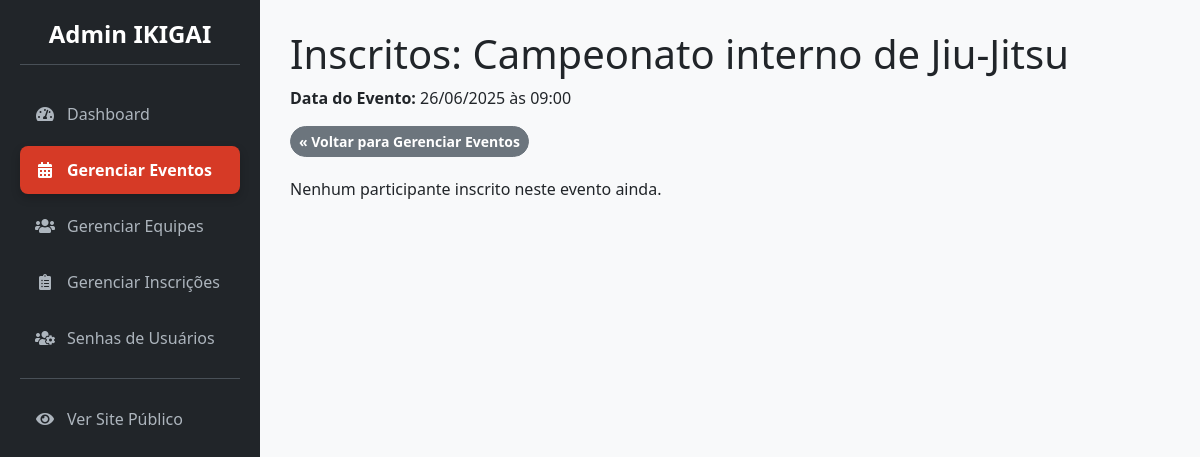
/admin/eventos/2/inscricoes (signed in), run on the app's committed database.
### app/models.py (models this page shows, shortened)
class Evento(db.Model):
    __tablename__ = 'eventos'
    id = db.Column(db.Integer, primary_key=True)
    nome_evento = db.Column(db.String(200), nullable=False)
    data_hora_evento = db.Column(db.DateTime, nullable=False)
    palestrante = db.Column(db.String(100))
    imagem_palestrante = db.Column(db.String(300), nullable=True) # URL para a imagem
    descricao = db.Column(db.Text)
    local_evento = db.Column(db.String(200))
    preco = db.Column(db.Float, default=0.0)
    numero_vagas = db.Column(db.Integer, nullable=False)
    pix_copia_e_cola = db.Column(db.Text, nullable=True)  # Campo para o Pix
    inscricoes = db.relationship('Inscricao', backref='evento', lazy=True)

### app/admin/routes.py (the view)
@bp.route('/eventos/<int:evento_id>/inscricoes')
@admin_required
def listar_inscricoes_evento(evento_id):
    evento = Evento.query.get_or_404(evento_id)
    inscricoes = Inscricao.query.options(
        joinedload(Inscricao.participante),  # Junta a tabela 'users' através da relação 'participante'
        joinedload(Inscricao.equipe)  # Junta a tabela 'equipes' através da relação 'equipe'
    ).filter_by(evento_id=evento.id).order_by(Inscricao.data_inscricao).all()
    return render_template('admin/admin_listar_inscricoes_evento.html', evento=evento, inscricoes=inscricoes)

### app/__init__.py (called while the page is built)
@login_manager.user_loader
def load_user(user_id):
    return models.User.query.get(int(user_id))

### app/admin/routes.py (called while the page is built)
@bp.before_request
def before_request_handler():
    if current_app.config.get('DEBUG') and not current_user.is_authenticated:
        user = User.query.first()
        if user:
            login_user(user)

### app/templates/admin/admin_listar_inscricoes_evento.html (shortened to what this page needs)
{% extends 'admin/admin_base.html' %}
{% block page_title %}Inscritos: {{ evento.nome_evento }}{% endblock %}
{% block content %}
<p><strong>Data do Evento:</strong> {{ evento.data_hora_evento.strftime('%d/%m/%Y às %H:%M') }}</p>
<a href="{{ url_for('admin.gerenciar_eventos') }}" class="btn btn-secondary btn-sm" style="margin-bottom:20px;">&laquo; Voltar para Gerenciar Eventos</a>
{% if inscricoes %}
    <table class="table">
        <thead>
            <tr>
                <th>#</th>
                <th>Nome Completo</th>
                <th>CPF</th>
                <th>Telefone</th>
                <th>Equipe</th>
                <th>Data da Inscrição</th>
            </tr>
        </thead>
        <tbody>
            {% for inscricao in inscricoes %}
            <tr>
                <td>{{ loop.index }}</td>
                <td>{{ inscricao.participante.nome_completo }}</td>
                <td>{{ inscricao.participante.cpf }}</td>
                <td>{{ inscricao.participante.telefone }}</td>
                <td>
                    {% if inscricao.equipe.nome_equipe %}
                        {{ inscricao.equipe.nome_equipe }}
                        <small>(Prof. {{ inscricao.equipe.professor_responsavel }})</small>
                    {% else %}
                        Equipe não informada
                    {% endif %}
                </td>
                <td>{{ inscricao.data_inscricao.strftime('%d/%m/%Y %H:%M') }}</td>
            </tr>
            {% endfor %}
        </tbody>
    </table>
{% else %}
    <p>Nenhum participante inscrito neste evento ainda.</p>
{% endif %}
{% endblock %}

### app/static/css/admin_styles.css (style rules this page uses)
:root { --primary-red: rgb(214, 58, 38); --dark-red: rgb(180, 45, 28); --admin-bg: #f8f9fa; --sidebar-bg: #212529; --sidebar-link-color: #adb5bd; --sidebar-link-hover-color: #fff; --shadow: 0 4px 20px rgba(0, 0, 0, 0.08); --border-radius: 12px; --font-family: 'Segoe UI', Tahoma, Geneva, Verdana, sans-serif; }
body { background-color: var(--admin-bg); font-family: var(--font-family); }
.btn { border-radius: 25px; font-weight: 600; }

### data on the page
Evento: nome_evento "Campeonato interno de Jiu-Jitsu", data_hora_evento "26/06/2025 às 09:00"
